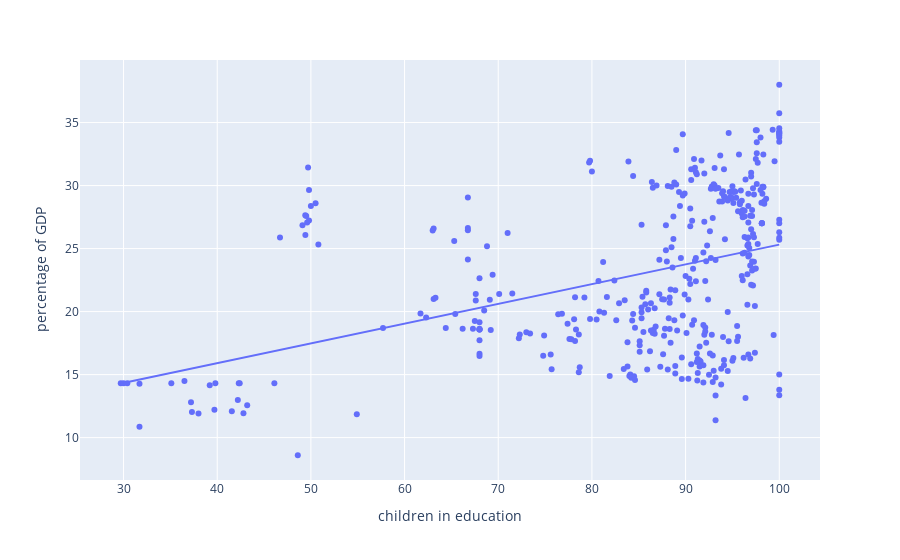

Source (notebook cell):
### Code cell
px.scatter(finalset,x='children in education',y='percentage of GDP',trendline='ols')

### Figure 1 — Plotly figure (JSON) as saved in the notebook; plotly's stock layout.template omitted (floating-point values rounded to 4 significant figures; data arrays with more than 128 entries replaced by an {"elided": "..."} marker saying what was removed)
{"data": [{"hovertemplate": "children in education=%{x}<br>percentage of GDP=%{y}<extra></extra>", "legendgroup": "", "marker": {"color": "#636efa", "symbol": "circle"}, "mode": "markers", "name": "", "orientation": "v", "showlegend": false, "type": "scatter", "x": {"elided": "396 float values"}, "xaxis": "x", "y": {"elided": "396 float values"}, "yaxis": "y"}, {"hovertemplate": "<b>OLS trendline</b><br>percentage of GDP = 0.156786 * children in education + 9.63552<br>R<sup>2</sup>=0.165901<br><br>children in education=%{x}<br>percentage of GDP=%{y} <b>(trend)</b><extra></extra>", "legendgroup": "", "marker": {"color": "#636efa", "symbol": "circle"}, "mode": "lines", "name": "", "showlegend": false, "type": "scatter", "x": {"elided": "385 float values"}, "xaxis": "x", "y": {"elided": "385 float values"}, "yaxis": "y"}], "layout": {"legend": {"tracegroupgap": 0}, "margin": {"t": 60}, "xaxis": {"anchor": "y", "domain": [0, 1], "title": {"text": "children in education"}}, "yaxis": {"anchor": "x", "domain": [0, 1], "title": {"text": "percentage of GDP"}}}}
